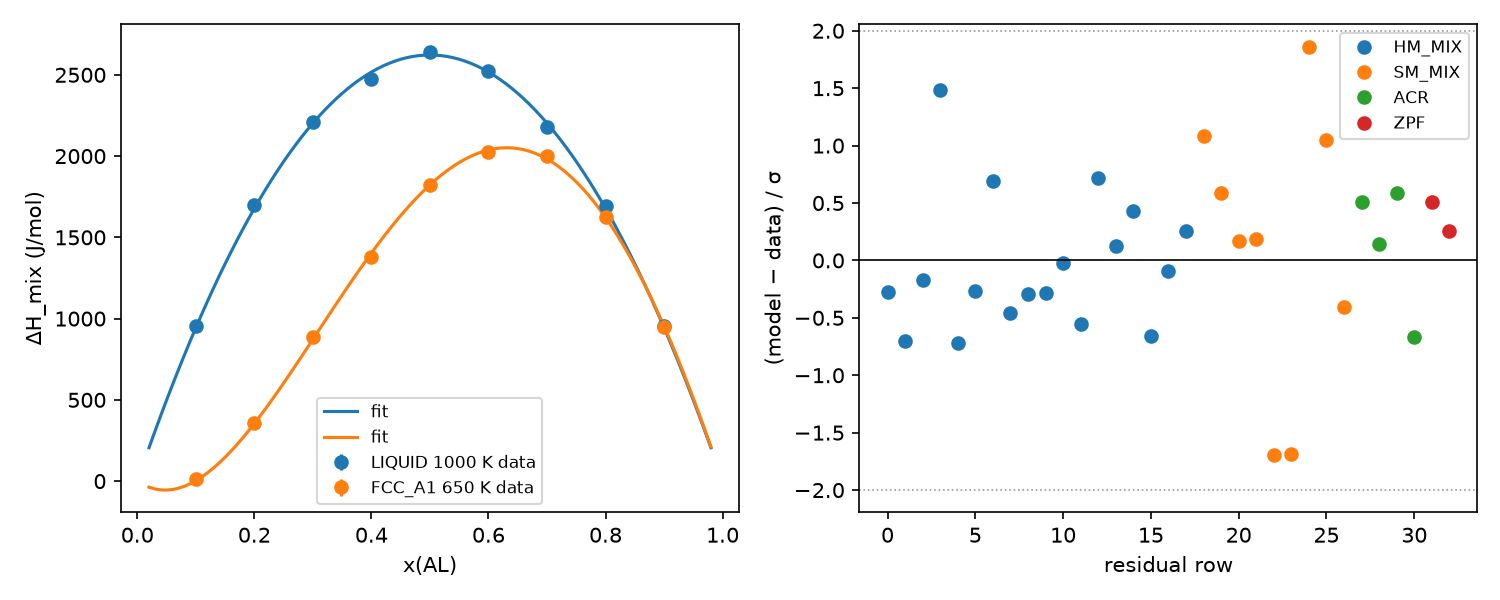

This chart was generated by the following Python code:
"""Fit Al–Zn interaction parameters to data (issue #2).

The "experimental" data here are synthetic: mixing enthalpies, Zn activities and
one liquid/FCC tie-line, generated from the Mey assessment with noise added.
Starting from a database with those parameters set to zero, the fit recovers
them within their uncertainties. It then checks the fitted database with a
certified equilibrium at the tie-line. Writes examples/alzn_fit.png.
"""

import dataclasses
from pathlib import Path

import matplotlib.pyplot as plt
import numpy as np

from discopt.calphad import R_GAS, ThermoDatabase
from discopt.calphad.fit import Dataset, _LinearModel, fit

HERE = Path(__file__).parent
EL = ("AL", "ZN")
FREE = {
    "L(FCC_A1,AL,ZN;0)": "a + b*T",
    "L(FCC_A1,AL,ZN;1)": "a + b*T",
    "L(LIQUID,AL,ZN;0)": "a + b*T",
}

truth = ThermoDatabase.from_tdb(HERE / "data" / "alzn_mey.tdb")
rng = np.random.default_rng(1)
lm = _LinearModel(truth, EL, [])  # evaluates the true model
data = Dataset()
for kind, phase, T, sigma in [("HM_MIX", "LIQUID", 1000.0, 30.0), ("HM_MIX", "FCC_A1", 650.0, 30.0),
                              ("SM_MIX", "FCC_A1", 650.0, 0.05)]:
    x = np.linspace(0.1, 0.9, 9)
    v = [lm.phase(phase).thermo(kind, xx, T)[0] for xx in x]
    data.add_thermo(kind, phase, T, x, np.array(v) + rng.normal(0, sigma, x.size), sigma, citation="synthetic")
liq = lm.phase("LIQUID")
for x in (0.2, 0.4, 0.6, 0.8):
    a = np.exp((liq.mu(x, 1000.0)[1, 0] - liq.pure_mu("ZN", 1000.0)[0]) / (R_GAS * 1000.0))
    data.add_activity("ZN", "LIQUID", 1000.0, x, a * (1 + rng.normal(0, 0.02)), 0.02 * a, citation="synthetic")
data.add_equilibrium(700.0, {"LIQUID": 0.2119, "FCC_A1": 0.4983}, sigma=200.0, citation="synthetic")
data.to_json(HERE / "data" / "alzn_synthetic.json")

# start from a database without the fitted parameters: the fit adds them back
dropped = {"G(FCC_A1,AL,ZN;0)", "G(FCC_A1,AL,ZN;1)", "G(LIQUID,AL,ZN;0)"}
start = dataclasses.replace(truth, parameters=[p for p in truth.parameters if p.label not in dropped])
res = fit(start, data, EL, FREE)
print(res.summary())
print("\ncorrelation\n", np.array2string(res.correlation, precision=2, suppress_small=True))

for check in res.check_equilibria():
    print(f"\nT = {check['T']} K, x_AL = {check['x']:.3f}: observed {check['observed']}, "
          f"computed {check['computed']} ({check['certificate']})")

fig, (ax1, ax2) = plt.subplots(1, 2, figsize=(10, 4))
fit_lm = _LinearModel(res.database, EL, [])
xs = np.linspace(0.02, 0.98, 97)
for (kind, phase, T), color in zip([("HM_MIX", "LIQUID", 1000.0), ("HM_MIX", "FCC_A1", 650.0)], ("C0", "C1")):
    obs = [o for o in data if o.kind == kind and o.phase == phase]
    ax1.errorbar([o.x for o in obs], [o.value for o in obs], [o.sigma for o in obs], fmt="o", color=color,
                 label=f"{phase} {T:g} K data")
    ax1.plot(xs, [fit_lm.phase(phase).thermo(kind, x, T)[0] for x in xs], color=color, label="fit")
ax1.set_xlabel("x(AL)")
ax1.set_ylabel("ΔH_mix (J/mol)")
ax1.legend(fontsize=8)
res.plot_residuals(ax2)
fig.tight_layout()
fig.savefig(HERE / "alzn_fit.png", dpi=150)
print("wrote", HERE / "alzn_fit.png")
